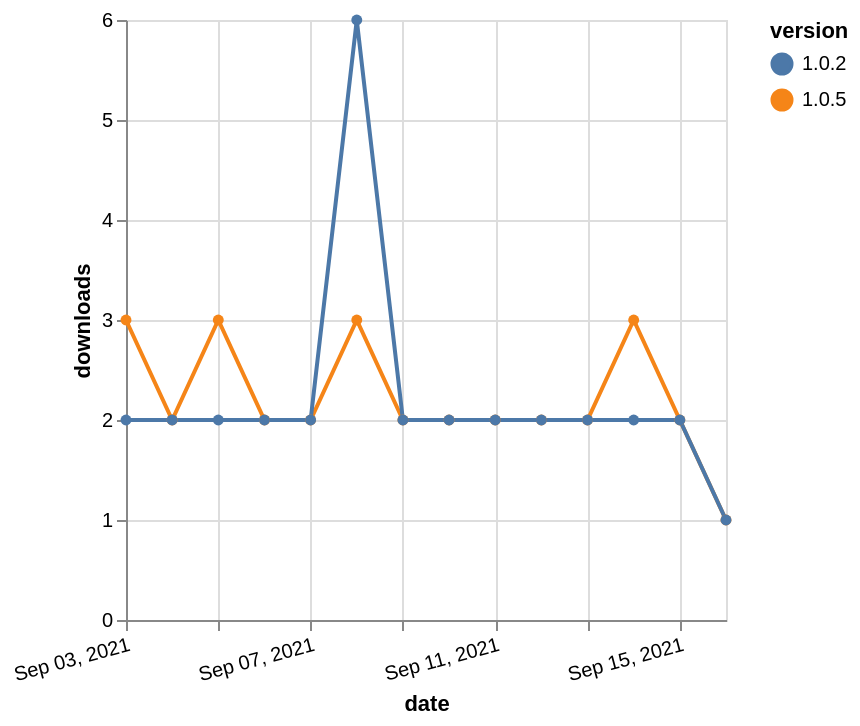

Write a Vega-Lite specification for this figure.
### Vega-Lite specification from a JSON file in a GitHub repository (floating-point values rounded to 4 significant figures)
{"$schema": "https://vega.github.io/schema/vega-lite/v5.json", "description": "A simple bar chart with embedded data.", "data": {"values": [{"date": "2021-09-03", "total": 2551, "delta": 3, "version": "1.0.5"}, {"date": "2021-09-04", "total": 2553, "delta": 2, "version": "1.0.5"}, {"date": "2021-09-05", "total": 2556, "delta": 3, "version": "1.0.5"}, {"date": "2021-09-06", "total": 2558, "delta": 2, "version": "1.0.5"}, {"date": "2021-09-07", "total": 2560, "delta": 2, "version": "1.0.5"}, {"date": "2021-09-08", "total": 2563, "delta": 3, "version": "1.0.5"}, {"date": "2021-09-09", "total": 2565, "delta": 2, "version": "1.0.5"}, {"date": "2021-09-10", "total": 2567, "delta": 2, "version": "1.0.5"}, {"date": "2021-09-11", "total": 2569, "delta": 2, "version": "1.0.5"}, {"date": "2021-09-12", "total": 2571, "delta": 2, "version": "1.0.5"}, {"date": "2021-09-13", "total": 2573, "delta": 2, "version": "1.0.5"}, {"date": "2021-09-14", "total": 2576, "delta": 3, "version": "1.0.5"}, {"date": "2021-09-15", "total": 2578, "delta": 2, "version": "1.0.5"}, {"date": "2021-09-16", "total": 2579, "delta": 1, "version": "1.0.5"}, {"date": "2021-09-03", "total": 3626, "delta": 2, "version": "1.0.2"}, {"date": "2021-09-04", "total": 3628, "delta": 2, "version": "1.0.2"}, {"date": "2021-09-05", "total": 3630, "delta": 2, "version": "1.0.2"}, {"date": "2021-09-06", "total": 3632, "delta": 2, "version": "1.0.2"}, {"date": "2021-09-07", "total": 3634, "delta": 2, "version": "1.0.2"}, {"date": "2021-09-08", "total": 3640, "delta": 6, "version": "1.0.2"}, {"date": "2021-09-09", "total": 3642, "delta": 2, "version": "1.0.2"}, {"date": "2021-09-10", "total": 3644, "delta": 2, "version": "1.0.2"}, {"date": "2021-09-11", "total": 3646, "delta": 2, "version": "1.0.2"}, {"date": "2021-09-12", "total": 3648, "delta": 2, "version": "1.0.2"}, {"date": "2021-09-13", "total": 3650, "delta": 2, "version": "1.0.2"}, {"date": "2021-09-14", "total": 3652, "delta": 2, "version": "1.0.2"}, {"date": "2021-09-15", "total": 3654, "delta": 2, "version": "1.0.2"}, {"date": "2021-09-16", "total": 3655, "delta": 1, "version": "1.0.2"}]}, "width": "container", "mark": {"type": "line", "point": {"filled": true}}, "encoding": {"x": {"field": "date", "type": "temporal", "timeUnit": "yearmonthdate", "title": "date", "axis": {"labelAngle": -15}}, "y": {"field": "delta", "type": "quantitative", "title": "downloads"}, "color": {"field": "version", "type": "nominal"}, "tooltip": {"field": "delta"}}}
